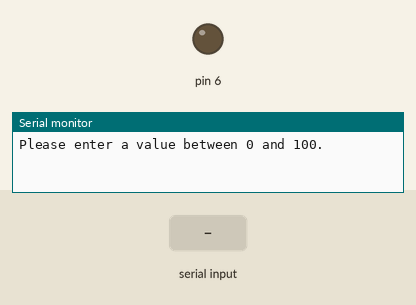
Recording of a sketch running on a simulated Arduino Uno, built with avr-gcc and run on an emulated ATmega328P. Parts: output pins drawn as LEDs (lit = HIGH), the last lines printed to the serial monitor. The test bench sets the inputs (shaded band).

Above: at 1.2 s.
1.3 s: "90,45\n" received over Serial
At 1.6 s:
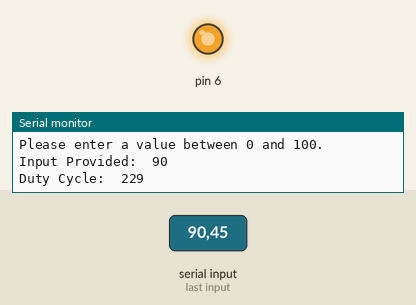
Timing chart, 0 to 4.3 s (numbered marks = the images above; inputs shaded):
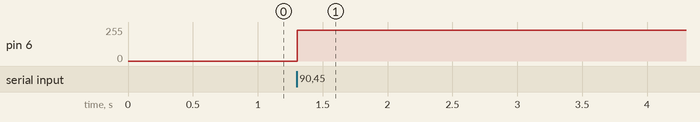

The sketch:

Lab3PartC.ino
```cpp
int DutyCycle;
int UserInput;

void setup() {
  // put your setup code here, to run once:
  Serial.begin(9600);
  pinMode(6, OUTPUT);
}

void loop() {
  // put your main code here, to run repeatedly:
  Serial.println("Please enter a value between 0 and 100.");
  while(Serial.available() <= 0){
    int UserInput = Serial.parseInt();
    DutyCycle = map(UserInput, 0, 100, 0, 255);
    analogWrite(6, DutyCycle);
    if (DutyCycle > 0){
      Serial.print("Input Provided:  ");
      Serial.println(UserInput);

      Serial.print("Duty Cycle:  ");
      Serial.println(DutyCycle);

      Serial.flush();
      delay(1000);
      return(12);
    }
  }
}
```

Measured:
- after the input at 1.3 s, pin 6: 0/255 → 229/255 at once
